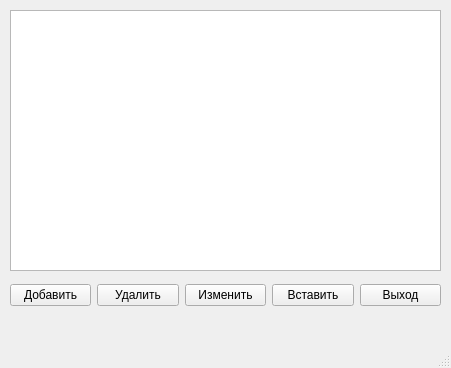
<?xml version="1.0" encoding="UTF-8"?>
<ui version="4.0">
 <class>MainWindow</class>
 <widget class="QMainWindow" name="MainWindow">
  <property name="geometry">
   <rect>
    <x>0</x>
    <y>0</y>
    <width>451</width>
    <height>368</height>
   </rect>
  </property>
  <property name="windowTitle">
   <string>MainWindow</string>
  </property>
  <widget class="QWidget" name="centralwidget">
   <widget class="QTableView" name="tableView">
    <property name="geometry">
     <rect>
      <x>10</x>
      <y>10</y>
      <width>431</width>
      <height>261</height>
     </rect>
    </property>
    <property name="selectionMode">
     <enum>QAbstractItemView::SingleSelection</enum>
    </property>
    <property name="selectionBehavior">
     <enum>QAbstractItemView::SelectRows</enum>
    </property>
   </widget>
   <widget class="QWidget" name="horizontalLayoutWidget">
    <property name="geometry">
     <rect>
      <x>10</x>
      <y>270</y>
      <width>431</width>
      <height>51</height>
     </rect>
    </property>
    <layout class="QHBoxLayout" name="horizontalLayout">
     <item>
      <widget class="QPushButton" name="pushButton">
       <property name="text">
        <string>Добавить</string>
       </property>
      </widget>
     </item>
     <item>
      <widget class="QPushButton" name="pushButton_2">
       <property name="text">
        <string>Удалить</string>
       </property>
      </widget>
     </item>
     <item>
      <widget class="QPushButton" name="pushButton_3">
       <property name="text">
        <string>Изменить</string>
       </property>
      </widget>
     </item>
     <item>
      <widget class="QPushButton" name="pushButton_4">
       <property name="text">
        <string>Вставить</string>
       </property>
      </widget>
     </item>
     <item>
      <widget class="QPushButton" name="pushButton_5">
       <property name="text">
        <string>Выход</string>
       </property>
      </widget>
     </item>
    </layout>
   </widget>
  </widget>
  <widget class="QMenuBar" name="menubar">
   <property name="geometry">
    <rect>
     <x>0</x>
     <y>0</y>
     <width>451</width>
     <height>21</height>
    </rect>
   </property>
  </widget>
  <widget class="QStatusBar" name="statusbar"/>
 </widget>
 <resources/>
 <connections/>
</ui>
